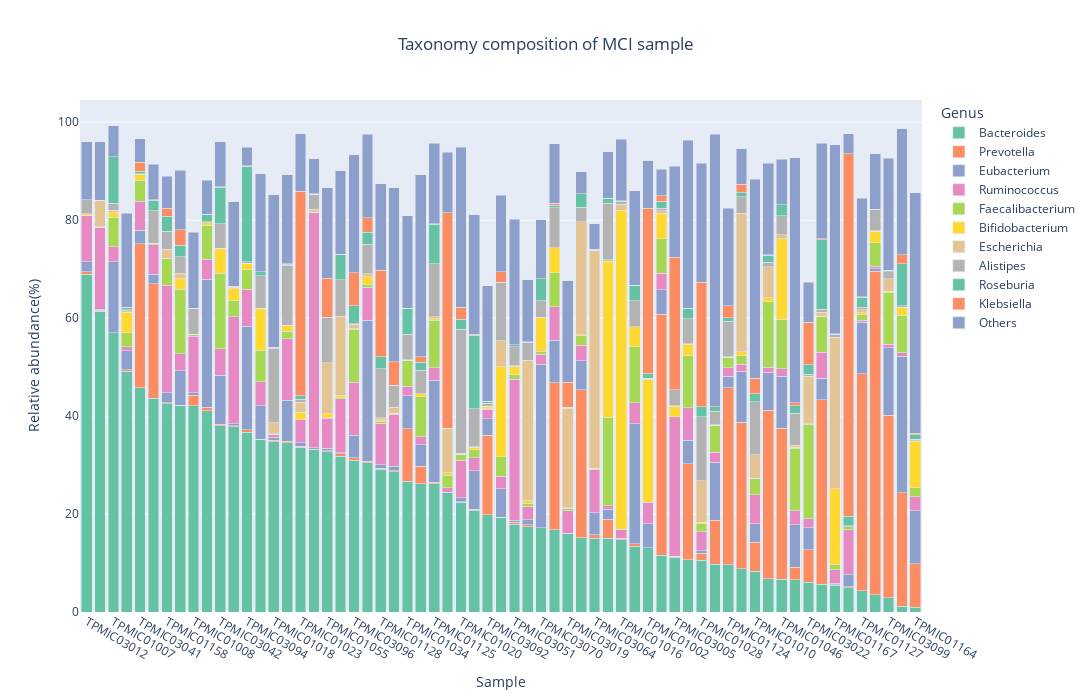

Notebook source saved alongside this figure:
### Code cell
import plotly.express as px
import plotly.io as pio

condition = 'MCI'
idx = np.where(metadata['Diagnosis'] == condition,True,False)
plot_df = genus_df.loc[:,idx]

plot_df['Genus'] = plot_df.index
plot_df = plot_df.melt(id_vars='Genus')
plot_df.columns = ['Genus','Sample','Abundance']
order = np.array(genus_df.loc[top10_g[0],idx].sort_values(ascending=False).index)
genus_order = np.array(top10_g + ['Others'])

'''
label_dict = dict(zip(list(metadata.index),metadata['Diagnosis'].values))
plot_df['Diagnosis'] = plot_df['Sample'].map(label_dict)
'''
output_dir = '/home/bruce1996/data/MCI/result/taxonomy_composition/'
fig_title = 'Taxonomy composition of ' + condition + ' sample'
fig = px.bar(plot_df, x="Sample", y="Abundance", color="Genus",title=fig_title,width=1200, height=700,
             color_discrete_sequence=px.colors.qualitative.Set2,category_orders={"Genus": genus_order})
fig.update_layout(barmode='stack', xaxis={'categoryorder':'array', 'categoryarray':order}, title_x=0.5,yaxis_title="Relative abundance(%)")
#pio.write_image(fig,output_dir + 'taxonomy_composition_barplot_' + condition + '.png',format = 'png',scale = 2)
fig.show()

### Figure 1 — Plotly figure (JSON) as saved in the notebook; plotly's stock layout.template omitted (floating-point values rounded to 4 significant figures)
{"data": [{"alignmentgroup": "True", "hovertemplate": "Genus=Bacteroides<br>Sample=%{x}<br>Abundance=%{y}<extra></extra>", "legendgroup": "Bacteroides", "marker": {"color": "rgb(102,194,165)", "pattern": {"shape": ""}}, "name": "Bacteroides", "offsetgroup": "Bacteroides", "orientation": "v", "showlegend": true, "textposition": "auto", "type": "bar", "x": ["TPMIC01002", "TPMIC01004", "TPMIC01005", "TPMIC01006", "TPMIC01007", "TPMIC01008", "TPMIC01009", "TPMIC01010", "TPMIC01011", "TPMIC01015", "TPMIC01016", "TPMIC01018", "TPMIC01020", "TPMIC01023", "TPMIC01028", "TPMIC01029", "TPMIC01034", "TPMIC01043", "TPMIC01046", "TPMIC01055", "TPMIC01062", "TPMIC01091", "TPMIC01096", "TPMIC01118", "TPMIC01124", "TPMIC01125", "TPMIC01127", "TPMIC01128", "TPMIC01129", "TPMIC01134", "TPMIC01145", "TPMIC01158", "TPMIC01160", "TPMIC01164", "TPMIC01167", "TPMIC01187", "TPMIC03005", "TPMIC03009", "TPMIC03010", "TPMIC03012", "TPMIC03018", "TPMIC03019", "TPMIC03020", "TPMIC03022", "TPMIC03030", "TPMIC03033", "TPMIC03034", "TPMIC03041", "TPMIC03042", "TPMIC03051", "TPMIC03057", "TPMIC03064", "TPMIC03070", "TPMIC03071", "TPMIC03073", "TPMIC03075", "TPMIC03078", "TPMIC03087", "TPMIC03092", "TPMIC03094", "TPMIC03096", "TPMIC03099", "TPMIC03104"], "xaxis": "x", "y": [13.07, 42.17, 19.37, 35.26, 56.97, 42.09, 24.36, 8.327, 26.21, 5.683, 14.78, 34.72, 22.41, 33.6, 10.58, 33.08, 26.74, 34.53, 6.726, 32.75, 43.65, 10.71, 15.14, 4.915, 9.692, 26.19, 4.324, 29.11, 11.61, 31.76, 3.503, 42.48, 17.39, 0.9251, 5.426, 1.223, 11.15, 61.45, 6.796, 68.97, 20.74, 15.95, 30.52, 6.078, 8.816, 37.85, 49.15, 45.82, 38.07, 17.96, 13.42, 15.1, 17.15, 28.62, 16.76, 9.794, 41.14, 15.04, 19.86, 36.74, 30.99, 2.864, 6.556], "yaxis": "y"}, {"alignmentgroup": "True", "hovertemplate": "Genus=Prevotella<br>Sample=%{x}<br>Abundance=%{y}<extra></extra>", "legendgroup": "Prevotella", "marker": {"color": "rgb(252,141,98)", "pattern": {"shape": ""}}, "name": "Prevotella", "offsetgroup": "Prevotella", "orientation": "v", "showlegend": true, "textposition": "auto", "type": "bar", "x": ["TPMIC01002", "TPMIC01004", "TPMIC01005", "TPMIC01006", "TPMIC01007", "TPMIC01008", "TPMIC01009", "TPMIC01010", "TPMIC01011", "TPMIC01015", "TPMIC01016", "TPMIC01018", "TPMIC01020", "TPMIC01023", "TPMIC01028", "TPMIC01029", "TPMIC01034", "TPMIC01043", "TPMIC01046", "TPMIC01055", "TPMIC01062", "TPMIC01091", "TPMIC01096", "TPMIC01118", "TPMIC01124", "TPMIC01125", "TPMIC01127", "TPMIC01128", "TPMIC01129", "TPMIC01134", "TPMIC01145", "TPMIC01158", "TPMIC01160", "TPMIC01164", "TPMIC01167", "TPMIC01187", "TPMIC03005", "TPMIC03009", "TPMIC03010", "TPMIC03012", "TPMIC03018", "TPMIC03019", "TPMIC03020", "TPMIC03022", "TPMIC03030", "TPMIC03033", "TPMIC03034", "TPMIC03041", "TPMIC03042", "TPMIC03051", "TPMIC03057", "TPMIC03064", "TPMIC03070", "TPMIC03071", "TPMIC03073", "TPMIC03075", "TPMIC03078", "TPMIC03087", "TPMIC03092", "TPMIC03094", "TPMIC03096", "TPMIC03099", "TPMIC03104"], "xaxis": "x", "y": [0, 0, 0, 0.02187, 0, 2.164, 0, 5.955, 3.551, 37.66, 0.1482, 0.3777, 0.1382, 0.1959, 1.462, 0.1928, 10.71, 0.295, 30.79, 0.1859, 23.36, 19.6, 30.25, 0.2898, 36.05, 0.2621, 44.35, 0.2545, 49.21, 0.5931, 66.08, 0.2623, 0.371, 8.895, 0.1623, 23.12, 0.1954, 0.1155, 34.39, 0.4773, 0.2077, 0.0378, 0.222, 6.682, 29.88, 0.2246, 0.2951, 29.41, 0.2405, 0.3566, 0.5186, 0.6864, 0.03486, 0.2253, 30.07, 8.98, 0.695, 3.919, 16.22, 0.4344, 0.4681, 37.32, 2.606], "yaxis": "y"}, {"alignmentgroup": "True", "hovertemplate": "Genus=Eubacterium<br>Sample=%{x}<br>Abundance=%{y}<extra></extra>", "legendgroup": "Eubacterium", "marker": {"color": "rgb(141,160,203)", "pattern": {"shape": ""}}, "name": "Eubacterium", "offsetgroup": "Eubacterium", "orientation": "v", "showlegend": true, "textposition": "auto", "type": "bar", "x": ["TPMIC01002", "TPMIC01004", "TPMIC01005", "TPMIC01006", "TPMIC01007", "TPMIC01008", "TPMIC01009", "TPMIC01010", "TPMIC01011", "TPMIC01015", "TPMIC01016", "TPMIC01018", "TPMIC01020", "TPMIC01023", "TPMIC01028", "TPMIC01029", "TPMIC01034", "TPMIC01043", "TPMIC01046", "TPMIC01055", "TPMIC01062", "TPMIC01091", "TPMIC01096", "TPMIC01118", "TPMIC01124", "TPMIC01125", "TPMIC01127", "TPMIC01128", "TPMIC01129", "TPMIC01134", "TPMIC01145", "TPMIC01158", "TPMIC01160", "TPMIC01164", "TPMIC01167", "TPMIC01187", "TPMIC03005", "TPMIC03009", "TPMIC03010", "TPMIC03012", "TPMIC03018", "TPMIC03019", "TPMIC03020", "TPMIC03022", "TPMIC03030", "TPMIC03033", "TPMIC03034", "TPMIC03041", "TPMIC03042", "TPMIC03051", "TPMIC03057", "TPMIC03064", "TPMIC03070", "TPMIC03071", "TPMIC03073", "TPMIC03075", "TPMIC03078", "TPMIC03087", "TPMIC03092", "TPMIC03094", "TPMIC03096", "TPMIC03099", "TPMIC03104"], "xaxis": "x", "y": [4.992, 7.043, 5.801, 6.85, 14.59, 0.5062, 0.1277, 3.769, 4.344, 4.372, 0.09119, 0.6005, 0.7576, 0.7763, 0.5123, 0.2201, 6.678, 8.376, 10.64, 0.503, 1.949, 4.801, 5.869, 2.359, 2.382, 20.83, 10.47, 0.7399, 5.004, 0.2024, 0.4793, 2.045, 1.066, 10.82, 0.2823, 27.92, 0.08155, 0.2177, 7.797, 2.033, 7.885, 0.07165, 28.83, 4.403, 10.44, 0.3375, 3.89, 2.692, 9.996, 0.3815, 24.49, 4.438, 33.37, 0.9204, 8.628, 11.85, 26.15, 1.995, 3.371, 21.22, 4.662, 13.8, 8.618], "yaxis": "y"}, {"alignmentgroup": "True", "hovertemplate": "Genus=Ruminococcus<br>Sample=%{x}<br>Abundance=%{y}<extra></extra>", "legendgroup": "Ruminococcus", "marker": {"color": "rgb(231,138,195)", "pattern": {"shape": ""}}, "name": "Ruminococcus", "offsetgroup": "Ruminococcus", "orientation": "v", "showlegend": true, "textposition": "auto", "type": "bar", "x": ["TPMIC01002", "TPMIC01004", "TPMIC01005", "TPMIC01006", "TPMIC01007", "TPMIC01008", "TPMIC01009", "TPMIC01010", "TPMIC01011", "TPMIC01015", "TPMIC01016", "TPMIC01018", "TPMIC01020", "TPMIC01023", "TPMIC01028", "TPMIC01029", "TPMIC01034", "TPMIC01043", "TPMIC01046", "TPMIC01055", "TPMIC01062", "TPMIC01091", "TPMIC01096", "TPMIC01118", "TPMIC01124", "TPMIC01125", "TPMIC01127", "TPMIC01128", "TPMIC01129", "TPMIC01134", "TPMIC01145", "TPMIC01158", "TPMIC01160", "TPMIC01164", "TPMIC01167", "TPMIC01187", "TPMIC03005", "TPMIC03009", "TPMIC03010", "TPMIC03012", "TPMIC03018", "TPMIC03019", "TPMIC03020", "TPMIC03022", "TPMIC03030", "TPMIC03033", "TPMIC03034", "TPMIC03041", "TPMIC03042", "TPMIC03051", "TPMIC03057", "TPMIC03064", "TPMIC03070", "TPMIC03071", "TPMIC03073", "TPMIC03075", "TPMIC03078", "TPMIC03087", "TPMIC03092", "TPMIC03094", "TPMIC03096", "TPMIC03099", "TPMIC03104"], "xaxis": "x", "y": [4.369, 3.477, 2.507, 4.83, 3.047, 11.59, 0.8856, 5.892, 1.637, 5.337, 1.82, 0.5307, 7.709, 4.661, 3.795, 47.99, 1.978, 12.63, 1.485, 6.103, 6.055, 6.562, 3.226, 9.278, 1.772, 2.625, 0.3725, 8.478, 3.38, 10.98, 0.4795, 21.93, 2.772, 2.87, 2.777, 0.7082, 28.43, 16.71, 1.029, 9.404, 2.614, 4.594, 6.704, 1.908, 1.454, 21.9, 0.8132, 5.991, 5.402, 28.84, 4.29, 8.94, 2.023, 10.63, 6.921, 2.035, 4.058, 0.7115, 1.917, 7.475, 10.79, 0.716, 2.869], "yaxis": "y"}, {"alignmentgroup": "True", "hovertemplate": "Genus=Faecalibacterium<br>Sample=%{x}<br>Abundance=%{y}<extra></extra>", "legendgroup": "Faecalibacterium", "marker": {"color": "rgb(166,216,84)", "pattern": {"shape": ""}}, "name": "Faecalibacterium", "offsetgroup": "Faecalibacterium", "orientation": "v", "showlegend": true, "textposition": "auto", "type": "bar", "x": ["TPMIC01002", "TPMIC01004", "TPMIC01005", "TPMIC01006", "TPMIC01007", "TPMIC01008", "TPMIC01009", "TPMIC01010", "TPMIC01011", "TPMIC01015", "TPMIC01016", "TPMIC01018", "TPMIC01020", "TPMIC01023", "TPMIC01028", "TPMIC01029", "TPMIC01034", "TPMIC01043", "TPMIC01046", "TPMIC01055", "TPMIC01062", "TPMIC01091", "TPMIC01096", "TPMIC01118", "TPMIC01124", "TPMIC01125", "TPMIC01127", "TPMIC01128", "TPMIC01129", "TPMIC01134", "TPMIC01145", "TPMIC01158", "TPMIC01160", "TPMIC01164", "TPMIC01167", "TPMIC01187", "TPMIC03005", "TPMIC03009", "TPMIC03010", "TPMIC03012", "TPMIC03018", "TPMIC03019", "TPMIC03020", "TPMIC03022", "TPMIC03030", "TPMIC03033", "TPMIC03034", "TPMIC03041", "TPMIC03042", "TPMIC03051", "TPMIC03057", "TPMIC03064", "TPMIC03070", "TPMIC03071", "TPMIC03073", "TPMIC03075", "TPMIC03078", "TPMIC03087", "TPMIC03092", "TPMIC03094", "TPMIC03096", "TPMIC03099", "TPMIC03104"], "xaxis": "x", "y": [0.00164, 13.2, 4.04, 6.474, 5.964, 0.3775, 2.507, 3.409, 8.228, 7.255, 0.06129, 0.08839, 1.169, 0.0689, 1.654, 0.06846, 5.215, 1.483, 10.16, 0.09021, 0.1719, 10.76, 1.907, 0.5712, 2.059, 9.674, 1.204, 0.3688, 7.036, 0.2198, 4.848, 5.42, 0.6202, 1.863, 1.096, 7.661, 0.05851, 0.05902, 13.3, 0.1202, 1.654, 0.5326, 0.6459, 19.23, 1.699, 3.258, 2.857, 4.216, 15.48, 0.9368, 11.48, 0.147, 0.6936, 0.06067, 6.858, 5.322, 6.958, 18.01, 0.1146, 4.066, 10.77, 10.56, 12.75], "yaxis": "y"}, {"alignmentgroup": "True", "hovertemplate": "Genus=Bifidobacterium<br>Sample=%{x}<br>Abundance=%{y}<extra></extra>", "legendgroup": "Bifidobacterium", "marker": {"color": "rgb(255,217,47)", "pattern": {"shape": ""}}, "name": "Bifidobacterium", "offsetgroup": "Bifidobacterium", "orientation": "v", "showlegend": true, "textposition": "auto", "type": "bar", "x": ["TPMIC01002", "TPMIC01004", "TPMIC01005", "TPMIC01006", "TPMIC01007", "TPMIC01008", "TPMIC01009", "TPMIC01010", "TPMIC01011", "TPMIC01015", "TPMIC01016", "TPMIC01018", "TPMIC01020", "TPMIC01023", "TPMIC01028", "TPMIC01029", "TPMIC01034", "TPMIC01043", "TPMIC01046", "TPMIC01055", "TPMIC01062", "TPMIC01091", "TPMIC01096", "TPMIC01118", "TPMIC01124", "TPMIC01125", "TPMIC01127", "TPMIC01128", "TPMIC01129", "TPMIC01134", "TPMIC01145", "TPMIC01158", "TPMIC01160", "TPMIC01164", "TPMIC01167", "TPMIC01187", "TPMIC03005", "TPMIC03009", "TPMIC03010", "TPMIC03012", "TPMIC03018", "TPMIC03019", "TPMIC03020", "TPMIC03022", "TPMIC03030", "TPMIC03033", "TPMIC03034", "TPMIC03041", "TPMIC03042", "TPMIC03051", "TPMIC03057", "TPMIC03064", "TPMIC03070", "TPMIC03071", "TPMIC03073", "TPMIC03075", "TPMIC03078", "TPMIC03087", "TPMIC03092", "TPMIC03094", "TPMIC03096", "TPMIC03099", "TPMIC03104"], "xaxis": "x", "y": [25.11, 2.183, 18.34, 8.534, 0.9141, 0.00254, 0.5259, 0, 0.5634, 0.03366, 65.12, 0.04902, 0.03664, 1.479, 0.2868, 0.0362, 0.06606, 1.233, 16.42, 0.8898, 0.09307, 2.238, 0.2625, 0.01964, 0.08894, 0.2763, 0.4152, 0.3215, 5.135, 0.534, 2.318, 0.1299, 0.4711, 9.525, 15.43, 1.57, 2.054, 0.05335, 0.8715, 0.3033, 0.5315, 0.08226, 1.556, 0.1359, 0.8521, 2.406, 4.241, 1.278, 4.975, 1.654, 3.995, 0.05522, 6.868, 0.1652, 5.147, 0.1642, 0.4402, 31.96, 0.4955, 1.202, 0.112, 0.2415, 0.1976], "yaxis": "y"}, {"alignmentgroup": "True", "hovertemplate": "Genus=Escherichia<br>Sample=%{x}<br>Abundance=%{y}<extra></extra>", "legendgroup": "Escherichia", "marker": {"color": "rgb(229,196,148)", "pattern": {"shape": ""}}, "name": "Escherichia", "offsetgroup": "Escherichia", "orientation": "v", "showlegend": true, "textposition": "auto", "type": "bar", "x": ["TPMIC01002", "TPMIC01004", "TPMIC01005", "TPMIC01006", "TPMIC01007", "TPMIC01008", "TPMIC01009", "TPMIC01010", "TPMIC01011", "TPMIC01015", "TPMIC01016", "TPMIC01018", "TPMIC01020", "TPMIC01023", "TPMIC01028", "TPMIC01029", "TPMIC01034", "TPMIC01043", "TPMIC01046", "TPMIC01055", "TPMIC01062", "TPMIC01091", "TPMIC01096", "TPMIC01118", "TPMIC01124", "TPMIC01125", "TPMIC01127", "TPMIC01128", "TPMIC01129", "TPMIC01134", "TPMIC01145", "TPMIC01158", "TPMIC01160", "TPMIC01164", "TPMIC01167", "TPMIC01187", "TPMIC03005", "TPMIC03009", "TPMIC03010", "TPMIC03012", "TPMIC03018", "TPMIC03019", "TPMIC03020", "TPMIC03022", "TPMIC03030", "TPMIC03033", "TPMIC03034", "TPMIC03041", "TPMIC03042", "TPMIC03051", "TPMIC03057", "TPMIC03064", "TPMIC03070", "TPMIC03071", "TPMIC03073", "TPMIC03075", "TPMIC03078", "TPMIC03087", "TPMIC03092", "TPMIC03094", "TPMIC03096", "TPMIC03099", "TPMIC03104"], "xaxis": "x", "y": [0.1435, 1.087, 5.279, 0.00327, 0.5545, 0, 9.136, 4.784, 0.06704, 0.82, 1.244, 2.259, 0.1427, 2.098, 8.516, 0.6599, 0.1643, 0.02955, 0.804, 10.36, 0.04611, 0.06757, 23.04, 0.01056, 0.1211, 0.4584, 0.5579, 0.3551, 0.4972, 16.1, 0.1762, 1.853, 28.68, 0.3141, 30.92, 0.06132, 0.139, 5.435, 6.342, 0.03318, 0.1384, 20.31, 0.6258, 9.668, 28.32, 0.3476, 0.2812, 0.06813, 0.08427, 0.1426, 0.08189, 44.48, 0.06729, 1.187, 0, 0.1167, 0.03153, 0.3021, 0.00162, 0.08625, 0.9539, 2.534, 0.4788], "yaxis": "y"}, {"alignmentgroup": "True", "hovertemplate": "Genus=Alistipes<br>Sample=%{x}<br>Abundance=%{y}<extra></extra>", "legendgroup": "Alistipes", "marker": {"color": "rgb(179,179,179)", "pattern": {"shape": ""}}, "name": "Alistipes", "offsetgroup": "Alistipes", "orientation": "v", "showlegend": true, "textposition": "auto", "type": "bar", "x": ["TPMIC01002", "TPMIC01004", "TPMIC01005", "TPMIC01006", "TPMIC01007", "TPMIC01008", "TPMIC01009", "TPMIC01010", "TPMIC01011", "TPMIC01015", "TPMIC01016", "TPMIC01018", "TPMIC01020", "TPMIC01023", "TPMIC01028", "TPMIC01029", "TPMIC01034", "TPMIC01043", "TPMIC01046", "TPMIC01055", "TPMIC01062", "TPMIC01091", "TPMIC01096", "TPMIC01118", "TPMIC01124", "TPMIC01125", "TPMIC01127", "TPMIC01128", "TPMIC01129", "TPMIC01134", "TPMIC01145", "TPMIC01158", "TPMIC01160", "TPMIC01164", "TPMIC01167", "TPMIC01187", "TPMIC03005", "TPMIC03009", "TPMIC03010", "TPMIC03012", "TPMIC03018", "TPMIC03019", "TPMIC03020", "TPMIC03022", "TPMIC03030", "TPMIC03033", "TPMIC03034", "TPMIC03041", "TPMIC03042", "TPMIC03051", "TPMIC03057", "TPMIC03064", "TPMIC03070", "TPMIC03071", "TPMIC03073", "TPMIC03075", "TPMIC03078", "TPMIC03087", "TPMIC03092", "TPMIC03094", "TPMIC03096", "TPMIC03099", "TPMIC03104"], "xaxis": "x", "y": [0, 3.356, 11.98, 6.682, 1.443, 5.331, 0, 10.77, 4.759, 0.6914, 0.646, 15.27, 25.38, 0.5472, 13.06, 2.996, 5.173, 12.23, 3.86, 9.228, 6.626, 5.098, 2.972, 0.1929, 7.252, 10.8, 0.5575, 10.06, 0.513, 7.434, 4.278, 3.673, 3.625, 0.06444, 0.5007, 0.3034, 3.23, 0.03346, 0.8968, 2.8, 7.716, 0.2109, 6.021, 0.4601, 3.283, 0.08017, 0.1834, 0.03074, 5.033, 3.921, 5.304, 0.03318, 3.304, 4.523, 8.16, 2.676, 0.2536, 11.51, 0.6522, 0.2482, 0.05895, 1.461, 6.518], "yaxis": "y"}, {"alignmentgroup": "True", "hovertemplate": "Genus=Roseburia<br>Sample=%{x}<br>Abundance=%{y}<extra></extra>", "legendgroup": "Roseburia", "marker": {"color": "rgb(102,194,165)", "pattern": {"shape": ""}}, "name": "Roseburia", "offsetgroup": "Roseburia", "orientation": "v", "showlegend": true, "textposition": "auto", "type": "bar", "x": ["TPMIC01002", "TPMIC01004", "TPMIC01005", "TPMIC01006", "TPMIC01007", "TPMIC01008", "TPMIC01009", "TPMIC01010", "TPMIC01011", "TPMIC01015", "TPMIC01016", "TPMIC01018", "TPMIC01020", "TPMIC01023", "TPMIC01028", "TPMIC01029", "TPMIC01034", "TPMIC01043", "TPMIC01046", "TPMIC01055", "TPMIC01062", "TPMIC01091", "TPMIC01096", "TPMIC01118", "TPMIC01124", "TPMIC01125", "TPMIC01127", "TPMIC01128", "TPMIC01129", "TPMIC01134", "TPMIC01145", "TPMIC01158", "TPMIC01160", "TPMIC01164", "TPMIC01167", "TPMIC01187", "TPMIC03005", "TPMIC03009", "TPMIC03010", "TPMIC03012", "TPMIC03018", "TPMIC03019", "TPMIC03020", "TPMIC03022", "TPMIC03030", "TPMIC03033", "TPMIC03034", "TPMIC03041", "TPMIC03042", "TPMIC03051", "TPMIC03057", "TPMIC03064", "TPMIC03070", "TPMIC03071", "TPMIC03073", "TPMIC03075", "TPMIC03078", "TPMIC03087", "TPMIC03092", "TPMIC03094", "TPMIC03096", "TPMIC03099", "TPMIC03104"], "xaxis": "x", "y": [0.9811, 2.374, 0, 0.7633, 9.446, 0, 0, 1.7, 1.609, 14.12, 0.04062, 0.03159, 2.046, 0.7313, 2.095, 0.05769, 5.327, 0.2349, 2.229, 0.07264, 2.133, 2.082, 2.738, 1.882, 0.7007, 8.086, 2.011, 2.431, 1.43, 5.212, 0.1067, 3.001, 0.1265, 0.8707, 0.1413, 8.566, 0.02628, 0.02266, 1.369, 0.04236, 15.0, 0.01759, 2.385, 1.939, 0.8532, 0.0318, 0.451, 0.5253, 7.414, 0.3486, 3.127, 0.09568, 4.535, 0.02317, 0.4647, 0.957, 1.435, 0.9731, 0.2919, 19.53, 3.722, 0.2178, 1.543], "yaxis": "y"}, {"alignmentgroup": "True", "hovertemplate": "Genus=Klebsiella<br>Sample=%{x}<br>Abundance=%{y}<extra></extra>", "legendgroup": "Klebsiella", "marker": {"color": "rgb(252,141,98)", "pattern": {"shape": ""}}, "name": "Klebsiella", "offsetgroup": "Klebsiella", "orientation": "v", "showlegend": true, "textposition": "auto", "type": "bar", "x": ["TPMIC01002", "TPMIC01004", "TPMIC01005", "TPMIC01006", "TPMIC01007", "TPMIC01008", "TPMIC01009", "TPMIC01010", "TPMIC01011", "TPMIC01015", "TPMIC01016", "TPMIC01018", "TPMIC01020", "TPMIC01023", "TPMIC01028", "TPMIC01029", "TPMIC01034", "TPMIC01043", "TPMIC01046", "TPMIC01055", "TPMIC01062", "TPMIC01091", "TPMIC01096", "TPMIC01118", "TPMIC01124", "TPMIC01125", "TPMIC01127", "TPMIC01128", "TPMIC01129", "TPMIC01134", "TPMIC01145", "TPMIC01158", "TPMIC01160", "TPMIC01164", "TPMIC01167", "TPMIC01187", "TPMIC03005", "TPMIC03009", "TPMIC03010", "TPMIC03012", "TPMIC03018", "TPMIC03019", "TPMIC03020", "TPMIC03022", "TPMIC03030", "TPMIC03033", "TPMIC03034", "TPMIC03041", "TPMIC03042", "TPMIC03051", "TPMIC03057", "TPMIC03064", "TPMIC03070", "TPMIC03071", "TPMIC03073", "TPMIC03075", "TPMIC03078", "TPMIC03087", "TPMIC03092", "TPMIC03094", "TPMIC03096", "TPMIC03099", "TPMIC03104"], "xaxis": "x", "y": [33.79, 3.181, 2.13, 0.01016, 0.00407, 0.00862, 43.95, 3.108, 1.125, 0.2694, 0.04337, 0.1476, 2.424, 41.75, 25.34, 0.03699, 0.01313, 0.1059, 0.02402, 7.944, 0.1114, 0.1054, 0.04043, 74.04, 2.365, 0.02402, 0.1101, 17.67, 1.134, 0.00682, 0, 1.608, 0.05813, 0.3723, 0.1264, 1.829, 27.1, 0.00258, 0.1312, 0.02508, 0.1741, 5.138, 2.983, 8.674, 1.705, 0.03648, 0.01233, 1.82, 0.1044, 0.05678, 0.00951, 0.04855, 0.01077, 4.712, 0.4861, 0.04698, 0.07809, 0.01384, 0.08726, 0.09203, 6.708, 0.0461, 0.6233], "yaxis": "y"}, {"alignmentgroup": "True", "hovertemplate": "Genus=Others<br>Sample=%{x}<br>Abundance=%{y}<extra></extra>", "legendgroup": "Others", "marker": {"color": "rgb(141,160,203)", "pattern": {"shape": ""}}, "name": "Others", "offsetgroup": "Others", "orientation": "v", "showlegend": true, "textposition": "auto", "type": "bar", "x": ["TPMIC01002", "TPMIC01004", "TPMIC01005", "TPMIC01006", "TPMIC01007", "TPMIC01008", "TPMIC01009", "TPMIC01010", "TPMIC01011", "TPMIC01015", "TPMIC01016", "TPMIC01018", "TPMIC01020", "TPMIC01023", "TPMIC01028", "TPMIC01029", "TPMIC01034", "TPMIC01043", "TPMIC01046", "TPMIC01055", "TPMIC01062", "TPMIC01091", "TPMIC01096", "TPMIC01118", "TPMIC01124", "TPMIC01125", "TPMIC01127", "TPMIC01128", "TPMIC01129", "TPMIC01134", "TPMIC01145", "TPMIC01158", "TPMIC01160", "TPMIC01164", "TPMIC01167", "TPMIC01187", "TPMIC03005", "TPMIC03009", "TPMIC03010", "TPMIC03012", "TPMIC03018", "TPMIC03019", "TPMIC03020", "TPMIC03022", "TPMIC03030", "TPMIC03033", "TPMIC03034", "TPMIC03041", "TPMIC03042", "TPMIC03051", "TPMIC03057", "TPMIC03064", "TPMIC03070", "TPMIC03071", "TPMIC03073", "TPMIC03075", "TPMIC03078", "TPMIC03087", "TPMIC03092", "TPMIC03094", "TPMIC03096", "TPMIC03099", "TPMIC03104"], "xaxis": "x", "y": [9.695, 12.17, 15.68, 20.04, 6.377, 15.46, 12.36, 40.68, 37.2, 19.47, 12.54, 31.1, 32.67, 11.77, 24.35, 7.152, 18.88, 18.12, 9.264, 18.45, 7.177, 34.29, 4.49, 4.055, 19.95, 16.49, 20.08, 17.66, 5.424, 17.08, 11.26, 6.586, 12.61, 49.09, 38.49, 25.75, 18.57, 11.93, 18.68, 11.77, 24.43, 20.64, 17.06, 8.098, 7.259, 17.31, 19.27, 4.781, 9.211, 25.57, 19.29, 5.27, 11.99, 35.53, 12.08, 55.64, 6.944, 9.556, 23.62, 3.776, 24.13, 22.9, 49.97], "yaxis": "y"}], "layout": {"barmode": "stack", "height": 700, "legend": {"title": {"text": "Genus"}, "tracegroupgap": 0}, "title": {"text": "Taxonomy composition of MCI sample", "x": 0.5}, "width": 1200, "xaxis": {"anchor": "y", "categoryarray": ["TPMIC03012", "TPMIC03009", "TPMIC01007", "TPMIC03034", "TPMIC03041", "TPMIC01062", "TPMIC01158", "TPMIC01004", "TPMIC01008", "TPMIC03078", "TPMIC03042", "TPMIC03033", "TPMIC03094", "TPMIC01006", "TPMIC01018", "TPMIC01043", "TPMIC01023", "TPMIC01029", "TPMIC01055", "TPMIC01134", "TPMIC03096", "TPMIC03020", "TPMIC01128", "TPMIC03071", "TPMIC01034", "TPMIC01011", "TPMIC01125", "TPMIC01009", "TPMIC01020", "TPMIC03018", "TPMIC03092", "TPMIC01005", "TPMIC03051", "TPMIC01160", "TPMIC03070", "TPMIC03073", "TPMIC03019", "TPMIC01096", "TPMIC03064", "TPMIC03087", "TPMIC01016", "TPMIC03057", "TPMIC01002", "TPMIC01129", "TPMIC03005", "TPMIC01091", "TPMIC01028", "TPMIC03075", "TPMIC01124", "TPMIC03030", "TPMIC01010", "TPMIC03010", "TPMIC01046", "TPMIC03104", "TPMIC03022", "TPMIC01015", "TPMIC01167", "TPMIC01118", "TPMIC01127", "TPMIC01145", "TPMIC03099", "TPMIC01187", "TPMIC01164"], "categoryorder": "array", "domain": [0, 1], "title": {"text": "Sample"}}, "yaxis": {"anchor": "x", "domain": [0, 1], "title": {"text": "Relative abundance(%)"}}}}
